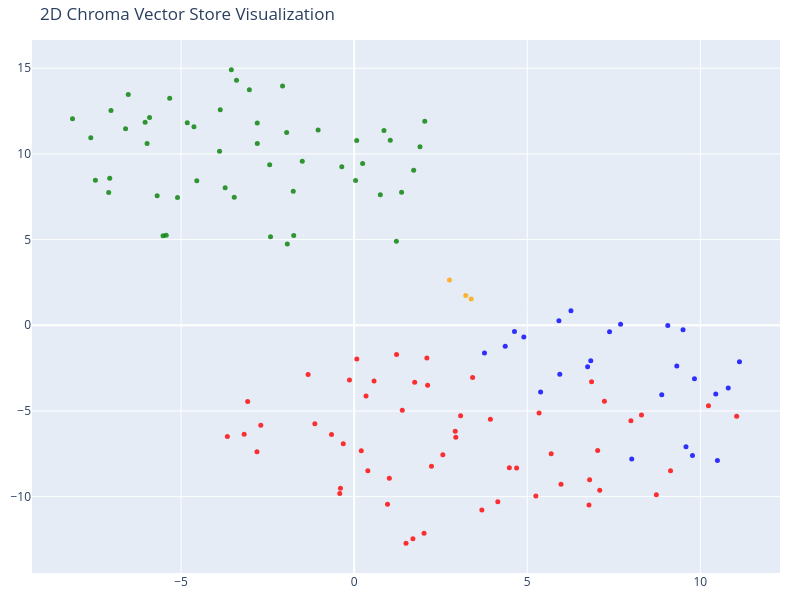

Here is the notebook cell this chart was saved with:
### Code cell
# We humans find it easier to visalize things in 2D!
# Reduce the dimensionality of the vectors to 2D using t-SNE
# (t-distributed stochastic neighbor embedding)

tsne = TSNE(n_components=2, random_state=42)
reduced_vectors = tsne.fit_transform(vectors)

# Create the 2D scatter plot
fig = go.Figure(data=[go.Scatter(
    x=reduced_vectors[:, 0],
    y=reduced_vectors[:, 1],
    mode='markers',
    marker=dict(size=5, color=colors, opacity=0.8),
    text=[f"Type: {t}<br>Text: {d[:100]}..." for t, d in zip(doc_types, documents)],
    hoverinfo='text'
)])

fig.update_layout(
    title='2D Chroma Vector Store Visualization',
    scene=dict(xaxis_title='x',yaxis_title='y'),
    width=800,
    height=600,
    margin=dict(r=20, b=10, l=10, t=40)
)

fig.show()

### Figure 1 — Plotly figure (JSON) as saved in the notebook; plotly's stock layout.template omitted (floating-point values rounded to 4 significant figures; data arrays with more than 128 entries replaced by an {"elided": "..."} marker saying what was removed)
{"data": [{"hoverinfo": "text", "marker": {"color": {"elided": "130 str values"}, "opacity": 0.8, "size": 5}, "mode": "markers", "text": {"elided": "130 str values"}, "type": "scatter", "x": {"elided": "130 float values"}, "y": {"elided": "130 float values"}}], "layout": {"height": 600, "margin": {"b": 10, "l": 10, "r": 20, "t": 40}, "scene": {"xaxis": {"title": {"text": "x"}}, "yaxis": {"title": {"text": "y"}}}, "title": {"text": "2D Chroma Vector Store Visualization"}, "width": 800}}
